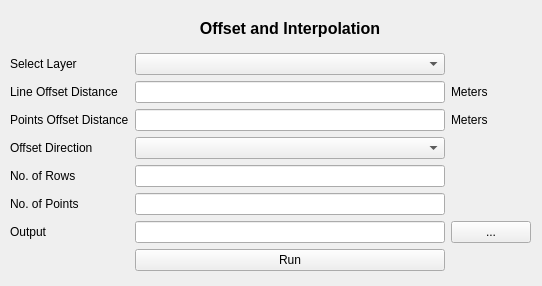
<?xml version="1.0" encoding="UTF-8"?>
<ui version="4.0">
 <class>Form</class>
 <widget class="QWidget" name="Form">
  <property name="geometry">
   <rect>
    <x>0</x>
    <y>0</y>
    <width>542</width>
    <height>286</height>
   </rect>
  </property>
  <property name="windowTitle">
   <string>Form</string>
  </property>
  <widget class="QWidget" name="gridLayoutWidget">
   <property name="geometry">
    <rect>
     <x>10</x>
     <y>10</y>
     <width>521</width>
     <height>261</height>
    </rect>
   </property>
   <layout class="QGridLayout" name="gridLayout_3">
    <item row="5" column="0">
     <widget class="QLabel" name="label_5">
      <property name="text">
       <string>&lt;html&gt;&lt;head/&gt;&lt;body&gt;&lt;p&gt;Offset Direction&lt;/p&gt;&lt;/body&gt;&lt;/html&gt;</string>
      </property>
     </widget>
    </item>
    <item row="6" column="2">
     <widget class="QLineEdit" name="rows"/>
    </item>
    <item row="8" column="3">
     <widget class="QPushButton" name="browse">
      <property name="toolTip">
       <string>&lt;html&gt;&lt;head/&gt;&lt;body&gt;&lt;p&gt;Browse&lt;/p&gt;&lt;/body&gt;&lt;/html&gt;</string>
      </property>
      <property name="text">
       <string>...</string>
      </property>
     </widget>
    </item>
    <item row="2" column="3">
     <widget class="QLabel" name="label_6">
      <property name="text">
       <string>&lt;html&gt;&lt;head/&gt;&lt;body&gt;&lt;p&gt;Meters&lt;/p&gt;&lt;/body&gt;&lt;/html&gt;</string>
      </property>
     </widget>
    </item>
    <item row="2" column="0">
     <widget class="QLabel" name="label_3">
      <property name="text">
       <string>&lt;html&gt;&lt;head/&gt;&lt;body&gt;&lt;p&gt;Line Offset Distance&lt;/p&gt;&lt;/body&gt;&lt;/html&gt;</string>
      </property>
     </widget>
    </item>
    <item row="2" column="2">
     <widget class="QLineEdit" name="line_distance"/>
    </item>
    <item row="1" column="0">
     <widget class="QLabel" name="label_2">
      <property name="text">
       <string>&lt;html&gt;&lt;head/&gt;&lt;body&gt;&lt;p&gt;Select Layer&lt;/p&gt;&lt;/body&gt;&lt;/html&gt;</string>
      </property>
     </widget>
    </item>
    <item row="1" column="2">
     <widget class="QgsMapLayerComboBox" name="layer">
      <property name="showCrs">
       <bool>true</bool>
      </property>
     </widget>
    </item>
    <item row="6" column="0">
     <widget class="QLabel" name="label_4">
      <property name="text">
       <string>&lt;html&gt;&lt;head/&gt;&lt;body&gt;&lt;p&gt;No. of Rows&lt;/p&gt;&lt;/body&gt;&lt;/html&gt;</string>
      </property>
     </widget>
    </item>
    <item row="5" column="2">
     <widget class="QComboBox" name="direction"/>
    </item>
    <item row="9" column="2">
     <widget class="QPushButton" name="run">
      <property name="toolTip">
       <string>&lt;html&gt;&lt;head/&gt;&lt;body&gt;&lt;p&gt;Execute&lt;/p&gt;&lt;/body&gt;&lt;/html&gt;</string>
      </property>
      <property name="text">
       <string>Run</string>
      </property>
     </widget>
    </item>
    <item row="8" column="2">
     <widget class="QLineEdit" name="output"/>
    </item>
    <item row="0" column="2">
     <widget class="QLabel" name="label">
      <property name="text">
       <string>&lt;html&gt;&lt;head/&gt;&lt;body&gt;&lt;p align=&quot;center&quot;&gt;&lt;span style=&quot; font-size:12pt; font-weight:600;&quot;&gt;Offset and Interpolation&lt;/span&gt;&lt;/p&gt;&lt;/body&gt;&lt;/html&gt;</string>
      </property>
     </widget>
    </item>
    <item row="8" column="0">
     <widget class="QLabel" name="label_7">
      <property name="text">
       <string>&lt;html&gt;&lt;head/&gt;&lt;body&gt;&lt;p&gt;Output&lt;/p&gt;&lt;/body&gt;&lt;/html&gt;</string>
      </property>
     </widget>
    </item>
    <item row="7" column="0">
     <widget class="QLabel" name="label_15">
      <property name="text">
       <string>&lt;html&gt;&lt;head/&gt;&lt;body&gt;&lt;p&gt;No. of Points&lt;/p&gt;&lt;/body&gt;&lt;/html&gt;</string>
      </property>
     </widget>
    </item>
    <item row="7" column="2">
     <widget class="QLineEdit" name="points"/>
    </item>
    <item row="4" column="0">
     <widget class="QLabel" name="label_16">
      <property name="text">
       <string>&lt;html&gt;&lt;head/&gt;&lt;body&gt;&lt;p&gt;Points Offset Distance&lt;/p&gt;&lt;/body&gt;&lt;/html&gt;</string>
      </property>
     </widget>
    </item>
    <item row="4" column="2">
     <widget class="QLineEdit" name="points_distance"/>
    </item>
    <item row="4" column="3">
     <widget class="QLabel" name="label_17">
      <property name="text">
       <string>&lt;html&gt;&lt;head/&gt;&lt;body&gt;&lt;p&gt;Meters&lt;/p&gt;&lt;/body&gt;&lt;/html&gt;</string>
      </property>
     </widget>
    </item>
   </layout>
  </widget>
 </widget>
 <customwidgets>
  <customwidget>
   <class>QgsMapLayerComboBox</class>
   <extends>QComboBox</extends>
   <header>qgsmaplayercombobox.h</header>
  </customwidget>
 </customwidgets>
 <resources/>
 <connections/>
</ui>
